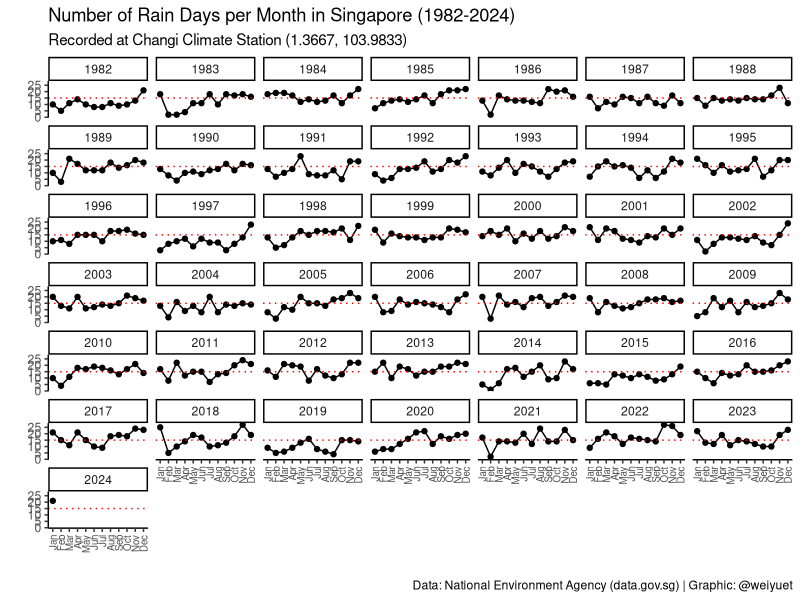
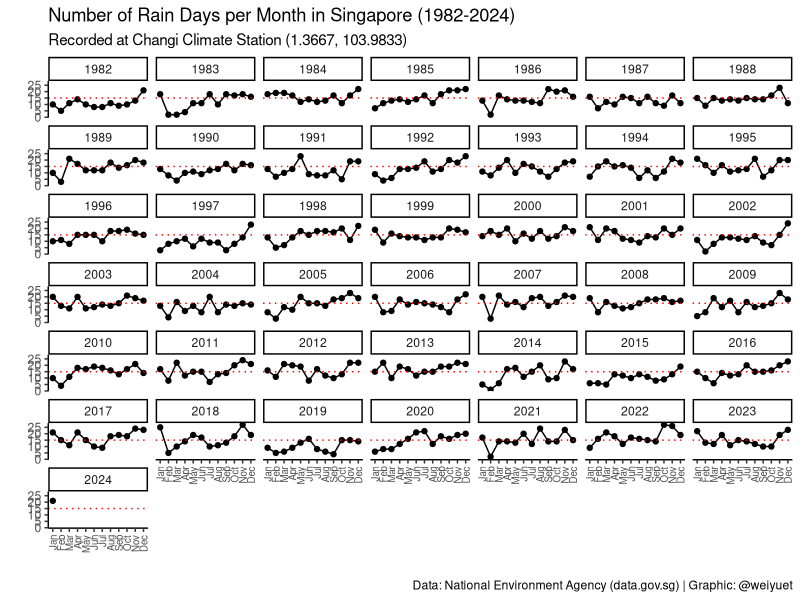

Here is the R script that generated these plots, in order:
########################################
# Rainfall Number of Rain Days Monthly #
########################################

#### Setup ####
library(tidyverse)
library(glue)

#### Load Data ####
number_of_rain_days_monthly <- read_csv("data/rainfall-monthly-number-of-rain-days/rainfall-monthly-number-of-rain-days.csv")

#### Wrangle ####
# Separate year and month
number_of_rain_days_monthly <- number_of_rain_days_monthly %>% 
  separate(month, c("year", "month"))

# Convert year and month into numeric
number_of_rain_days_monthly <- number_of_rain_days_monthly %>% 
  mutate(year = as.numeric(year),
         month = as.numeric(month))

#### Visualize ####
# How many rain days are there in a month?
number_of_rain_days_monthly %>%
  ggplot(aes(x = month,
             y = no_of_rainy_days)) +
  geom_point() +
  geom_line() +
  geom_hline(yintercept = 15,
             linetype = "dotted",
             colour = "red") +
  facet_wrap(vars(year)) +
  scale_x_continuous(breaks = 1:12,
                     labels = month.abb[1:12]) +
  scale_y_continuous(breaks = seq(0, 30, 5)) +
  labs(x = "",
       y = "",
       title = glue("Number of Rain Days per Month in Singapore ({min(number_of_rain_days_monthly$year)}-{max(number_of_rain_days_monthly$year)})"),
       subtitle = "Recorded at Changi Climate Station (1.3667, 103.9833)",
       caption = "Data: National Environment Agency (data.gov.sg) | Graphic: @weiyuet") +
  theme_classic() +
  theme(axis.text.x = element_text(angle = 90,
                                   vjust = 0.5,
                                   hjust = 1,
                                   size = 7))

#### Save Image ####
ggsave("figures/rainfall-monthly-number-of-rain-days.png",
       width = 8,
       height = 8)